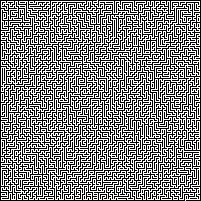
#> input picture images/braid200.png, 201 x 201 px, found by its file name
$ python maze.py images/braid200.png
#> lines starting #> are read from the running program, lines starting #| are printed output that depends on the picture
from PIL import Image
import sys
import math

INF = math.inf

# Como usar: python3 maze.py image.png

# ------------------------------------------------------------------
# main
def main():

    # Assegurar o uso correto
    if len(sys.argv) != 2:
        sys.exit("Usage: python3 maze.py image.png")

    # Guardar nome do ficheiro
    filename = 'images/' + sys.argv[1]

    # Abrir imagem
    im = Image.open(filename)
#> im is the input picture: PIL image 201x201 P; 51.2% white; black in thin lines or dots

    # Guardar a altura e o comprimento da imagem
    width, height = im.size;
#> width = 201; height = 201

    # Converter para RGB
    rgb_im = im.convert('RGB')

    #  Criar matriz (labirinto) e guardar a posição da entrada e de saída
    matrix, entrance_w, exit_w = create_maze(rgb_im, height, width)

    # Resolver o labirinto
    matrix=solve_maze(matrix, entrance_w)

    # Encontrar o caminho do labirinto
    matrix=maze_path(matrix, height, exit_w)

    # Guadar imagem com caminho a vermelho
    draw_path(rgb_im, matrix, height, width, sys.argv[1])


# ------------------------------------------------------------------
# Criar matriz (labirinto)
def create_maze(rgb_im, height, width):

    # Criar uma matriz com o tamanho da imgem
#> called with height = 201, width = 201
    matrix = [[0 for x in range(height)] for y in range(width)]

    # Passar a imagem para a matriz (1's == paredes; 0's == caminho)
    for i in range(height):
        for j in range(width):
            r, g, b = rgb_im.getpixel((j, i))

            if (r == 0 and g == 0 and b == 0):
                matrix[i][j] = 1
            elif(r == 255 and g == 255 and b == 255):
                matrix[i][j] = 0
#> after the loop, matrix = 201 items

    # Assinalar a entrada e a saída (entrada == 2; saída == INF)
    entrance = False
    exit = False

    for k in range(width):
        if(entrance == False and matrix[0][k] == 0):
            matrix[0][k] = 2
            entrance_w = k
            entrance = True
        if(exit == False and matrix[height - 1][width - k - 1] == 0):
            matrix[height - 1][width - k - 1] = INF
            exit_w = width - k - 1
            exit = True
#> after the loop, entrance = True; entrance_w = 97; exit = True; exit_w = 185
#> in main, `matrix, entrance_w, exit_w = create_maze(rgb_im, height, width)`: matrix = 201 items; entrance_w = 97; exit_w = 185

    return matrix, entrance_w, exit_w


# ------------------------------------------------------------------
# Resolver labirinto usando o algoritmo Depth-First Search
def solve_maze(matrix, entrance_w):

    # Fazer o primeiro passo
#> called with entrance_w = 97
    matrix[1][entrance_w] = 3

    # Quadrado atual
    pos_h = 1
    pos_w = entrance_w
#> pos_w = 97

    # Descobrir caminho
    solved = False

    while(solved == False):
        # Guadar elemento
        pos = matrix[pos_h][pos_w]

        # Verificar se o elemento é a saída
        if(matrix[pos_h][pos_w - 1] == INF or matrix[pos_h][pos_w + 1] == INF
        or matrix[pos_h - 1][pos_w] == INF or matrix[pos_h + 1][pos_w] == INF):
            if(matrix[pos_h][pos_w - 1] == INF):
                matrix[pos_h][pos_w - 1] = pos + 1
            elif(matrix[pos_h][pos_w + 1] == INF):
                matrix[pos_h][pos_w + 1] = pos + 1
            elif(matrix[pos_h - 1][pos_w] == INF):
                matrix[pos_h - 1][pos_w] = pos + 1
            elif(matrix[pos_h + 1][pos_w] == INF):
                matrix[pos_h + 1][pos_w] = pos + 1
            solved = True

        # Caminho sem saída
        elif(matrix[pos_h][pos_w - 1] != 0 and matrix[pos_h][pos_w + 1] != 0
        and matrix[pos_h - 1][pos_w] != 0 and matrix[pos_h + 1][pos_w] != 0):
            # Caminho para a esquerda
            if(matrix[pos_h][pos_w - 1] == pos - 1 and pos - 1 != 1 and pos - 1 != 2):
                pos_w = pos_w - 1
            # Caminho para a direita
            elif(matrix[pos_h][pos_w + 1] == pos - 1 and pos - 1 != 1 and pos - 1 != 2):
                pos_w = pos_w + 1
            # Caminho para cima
            elif(matrix[pos_h - 1][pos_w] == pos - 1 and pos - 1 != 1 and pos - 1 != 2):
                pos_h = pos_h - 1
            # Caminho para baixo
            elif(matrix[pos_h + 1][pos_w] == pos - 1 and pos - 1 != 1 and pos - 1 != 2):
                pos_h = pos_h + 1

        # Avançar um passo
        else:
            # Caminho para a esquerda
            if(matrix[pos_h][pos_w - 1] == 0):
                matrix[pos_h][pos_w - 1] = pos + 1
                pos_w = pos_w - 1
            # Caminho para a direita
            elif(matrix[pos_h][pos_w + 1] == 0):
                matrix[pos_h][pos_w + 1] = pos + 1
                pos_w = pos_w + 1
            # Caminho para cima
            elif(matrix[pos_h - 1][pos_w] == 0):
                matrix[pos_h - 1][pos_w] = pos + 1
                pos_h = pos_h - 1
            # Caminho para baixo
            elif(matrix[pos_h + 1][pos_w] == 0):
                matrix[pos_h + 1][pos_w] = pos + 1
                pos_h = pos_h + 1
#> this loop made 32601 passes
#> (pos, pos_w) on passes 1, 2, 3, 4, 7, 8, 9, 10, 13, 14, 17, 18: (3, 96), (4, 95), (5, 94), (6, 93), (9, 94), (10, 95), (11, 96), (12, 97), (13, 96), (12, 95), (13, 96), (14, 97)
#> pos on passes 5, 6, 11, 12, 15, 16: 7, 8, 13, 14, 11, 12
#> after the loop, matrix = 201 items; pos_h = 199; pos_w = 185

    return matrix


# ------------------------------------------------------------------
# Encontrar o caminho
def maze_path(matrix, height, exit_w):

    # Fazer o primeiro passo
#> called with height = 201, exit_w = 185
    matrix[height - 1][exit_w] = -1

    # Encontrar caminho
    path = False

    # Guardar posição da saída
    pos_h = height - 2
#> pos_h = 199
    pos_w = exit_w
#> pos_w = 185

    while(path == False):
        # Guadar elemento
        pos = matrix[pos_h][pos_w]

        # Verificar se o elemento é a entrada
        if(matrix[pos_h][pos_w - 1] == 2 or matrix[pos_h][pos_w + 1] == 2
        or matrix[pos_h - 1][pos_w] == 2 or matrix[pos_h + 1][pos_w] == 2):
            if(matrix[pos_h][pos_w - 1] == 2):
                matrix[pos_h][pos_w] = -1
                matrix[pos_h][pos_w - 1] = -1
            elif(matrix[pos_h][pos_w + 1] == 2):
                matrix[pos_h][pos_w] = -1
                matrix[pos_h][pos_w + 1] = -1
            elif(matrix[pos_h - 1][pos_w] == 2):
                matrix[pos_h][pos_w] = -1
                matrix[pos_h - 1][pos_w] = -1
            elif(matrix[pos_h + 1][pos_w] == 2):
                matrix[pos_h][pos_w] = -1
                matrix[pos_h + 1][pos_w] = -1
            path = True

        # Avançar um passo
        else:
            # Caminho para a esquerda
            if(matrix[pos_h][pos_w - 1] == pos - 1):
                matrix[pos_h][pos_w] = -1
                pos_w = pos_w - 1
            # Caminho para a direita
            elif(matrix[pos_h][pos_w + 1] == pos - 1):
                matrix[pos_h][pos_w] = -1
                pos_w = pos_w + 1
            # Caminho para cima
            elif(matrix[pos_h - 1][pos_w] == pos - 1):
                matrix[pos_h][pos_w] = -1
                pos_h = pos_h - 1
            # Caminho para baixo
            elif(matrix[pos_h + 1][pos_w] == pos - 1):
                matrix[pos_h][pos_w] = -1
                pos_h = pos_h + 1
#> this loop made 2235 passes
#> (pos, pos_w) on passes 1, 2, 3, 4, 7, 8, 9, 10, 11, 12, 17, 18: (2237, 186), (2236, 187), (2235, 188), (2234, 189), (2231, 190), (2230, 191), (2229, 192), (2228, 193), (2227, 194), (2226, 195), (2221, 196), (2220, 197)
#> pos on passes 5, 6, 13, 14, 15, 16: 2233, 2232, 2225, 2224, 2223, 2222
#> after the loop, matrix = 201 items; pos_h = 1; pos_w = 97

    return matrix


# ------------------------------------------------------------------
# Guadar imagem com caminho a vermelho
def draw_path(rgb_im, matrix, height, width, name):

    # Guardar nome do ficheiro
#> called with height = 201, width = 201, name = 'images/braid200.png'
    filename = 'solved/' + name

    for i in range(height):
        for j in range(width):
            # Caso seja o caminho colocar pixel a vermelho
            if(matrix[i][j] == -1):
                rgb_im.putpixel((j, i), (255,0,0))
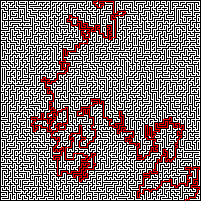
#> rgb_im: PIL image 201x201 RGB; mean R, G, B 130.6, 116.5, 116.5

    rgb_im.save(filename)


if __name__ == "__main__":
    main()

$ run again, on images/maze128.png
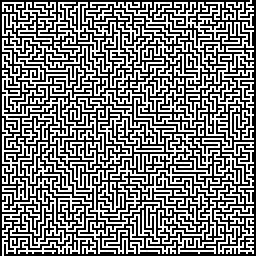
#> input picture images/maze128.png, 128 x 128 px, found by its file name (shown 2 times larger)
#> in main, im is the input picture: PIL image 128x128 LA; mean R, G, B, A 123.5, 123.5, 123.5, 255
#> after the loop in create_maze, `for i in range(height):`: matrix = 128 items
#> after the loop in create_maze, `for k in range(width):`: entrance = True; entrance_w = 125; exit = True; exit_w = 1
#> in main, `matrix, entrance_w, exit_w = create_maze(rgb_im, height, width)`: matrix = 128 items; entrance_w = 125; exit_w = 1
#> in solve_maze, `pos_w = entrance_w`: pos_w = 125
#> the loop in solve_maze, `while(solved == False):` made 7008 passes
#> (pos, pos_w) on passes 1, 2, 5, 6, 7, 8, 11, 12: (3, 124), (4, 123), (7, 124), (8, 125), (9, 126), (10, 125), (11, 124), (12, 123)
#> after the loop in solve_maze, `while(solved == False):`: matrix = 128 items; pos_h = 126; pos_w = 1
#> the loop in maze_path, `while(path == False):` made 922 passes
#> (pos, pos_w) on passes 6, 7, 12, 13, 14, 15, 18, 19: (919, 2), (918, 3), (913, 4), (912, 5), (911, 6), (910, 7), (907, 8), (906, 9)
#> after the loop in maze_path, `while(path == False):`: matrix = 128 items; pos_h = 1; pos_w = 125
#> after the loop in draw_path, `for i in range(height):`:
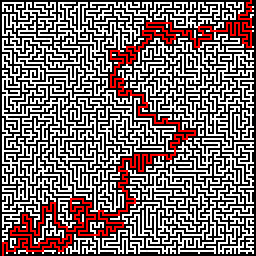
#> rgb_im: PIL image 128x128 RGB (shown 2 times larger); mean R, G, B 123.6, 109.3, 109.3
